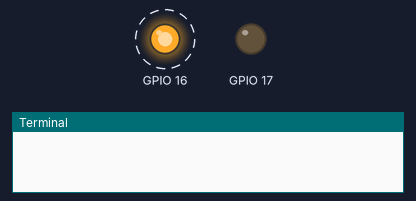
A program run on a simulated Raspberry Pi (BCM pin numbers). Shown: output pins drawn as LEDs (lit = HIGH), the last lines printed to the terminal. Dashed ring = blinking. At 12.0 s the program stops and its outputs stay as they are.

Above: at 0.1 s.
At 9.1 s:
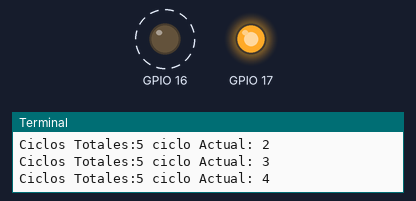
At 12.1 s:
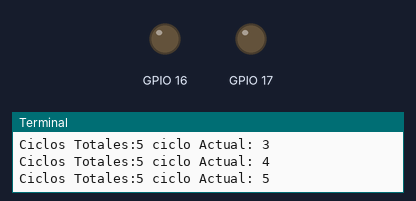
Timing chart, 0 to 13.5 s (numbered marks = the images above):
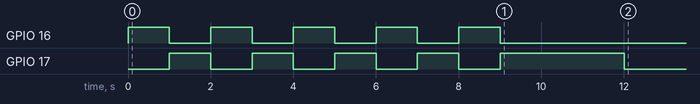

Measured:
- by itself, GPIO 16: alternates HIGH for 1.0 s and LOW for 1.0 s, 10 changes in all, then stays LOW
- by itself, GPIO 17: goes 4 × (HIGH 1.0 s, LOW 1.0 s), HIGH 3.0 s, then LOW

The program:

ledsOn_alternosCiclo.py
```python
#!/usr/bin/python
# -*- coding: utf-8 -*-
#+++++++++++++++++++++++++++++
#title           :ledsOn_alternosCiclo.py
#description     :Script en python para encender 3 LEDs
#author          :Irving Brito
#date            :21-12-2017
#Placa           :Raspberry Pi B+ V1.2
#lenguaje        :Python
#++++++++++++++++++++++++++++++
import RPi.GPIO as L
import time
L.setmode(L.BCM)                # inicializar la placa en modo BCM
L.setwarnings(False)            # se apagan las advertencias
listaGPIO = [16,17]          	# aca se cargaran la GPIO que se quieren controlar
cCiclos	  = 0               # variable para manejar el contador de ciclos de ejecucion
cCiclosMax = 5				# variable para manejar la cantidad  los ciclos de ejecucion
cT	      = 1 				 	# variable para almacenar el tiempo por defecto de 1 segundo


#--- Definicion de funciones
def iniGPIO(lista):             # funcion para inicializar las GPIO como salidad listadas en listaGPIO
    for pin in lista:
        L.setup(pin,L.OUT)

def offTodo(lista):             # funcion para apagar o poner en 0 todas las GPIO de la listaGPIO
    for pin in lista:
        L.output(pin,L.LOW)

def onTodo(lista):              # funcion para encender o poner en 1 todas las GPIO de la listaGPIO
    for pin in lista:
        L.output(pin,L.HIGH)


def ciclosAlternos(lista, cCiclos,cCiclosMax):       # Funcions para encender de forma alterna dos leds con un ciclo
    while cCiclos < cCiclosMax:
        L.output(lista[0],L.HIGH)
        L.output(lista[1],L.LOW)
        time.sleep(cT)
        L.output(lista[0],L.LOW)
        L.output(lista[1],L.HIGH)
        time.sleep(cT)
        cCiclos += 1
        print "Ciclos Totales:" + str(cCiclosMax) + " ciclo Actual: " + str(cCiclos)


#--- Ejecucion

iniGPIO(listaGPIO)                              # se configuran todas las salidas definidas en listaGPIO

offTodo(listaGPIO)

ciclosAlternos(listaGPIO,cCiclos,cCiclosMax)    # se invoca la funcion que enciende de forma alterna los leds

time.sleep(2)                                   # detiene la ejecución por 2 segundos

L.cleanup()                                     # Limpia los canales que se usaron el listaGPIO
```
